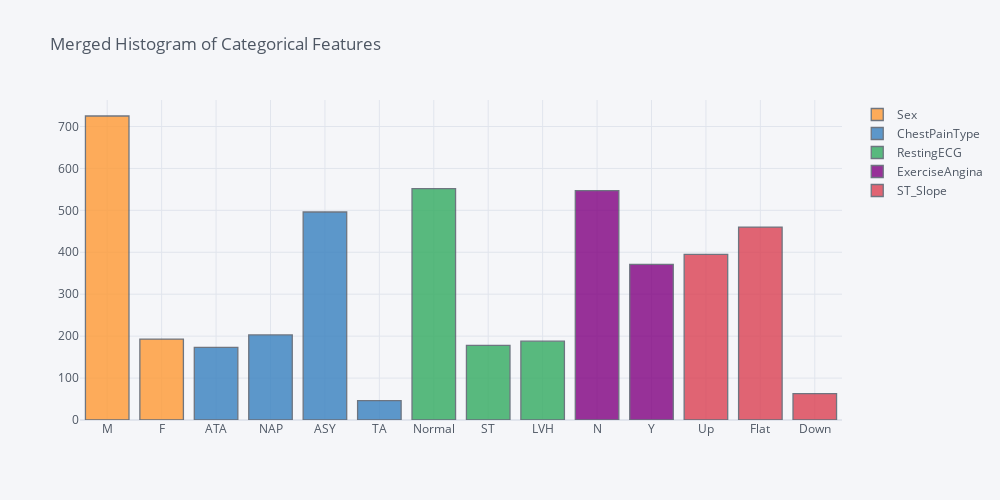
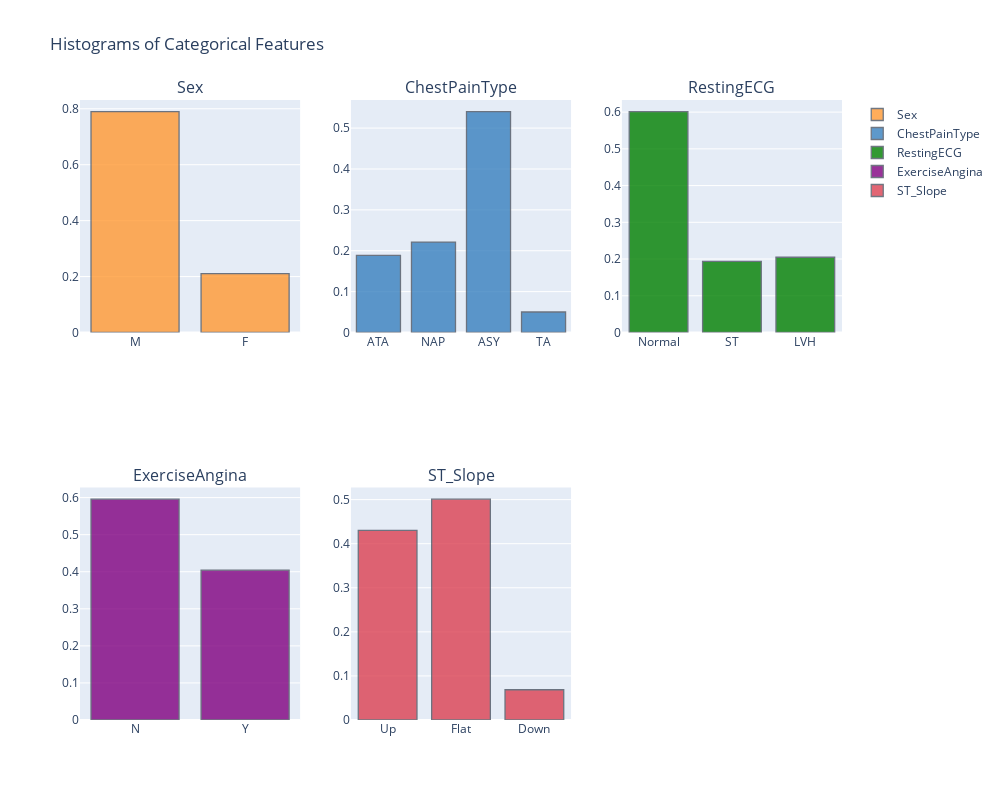
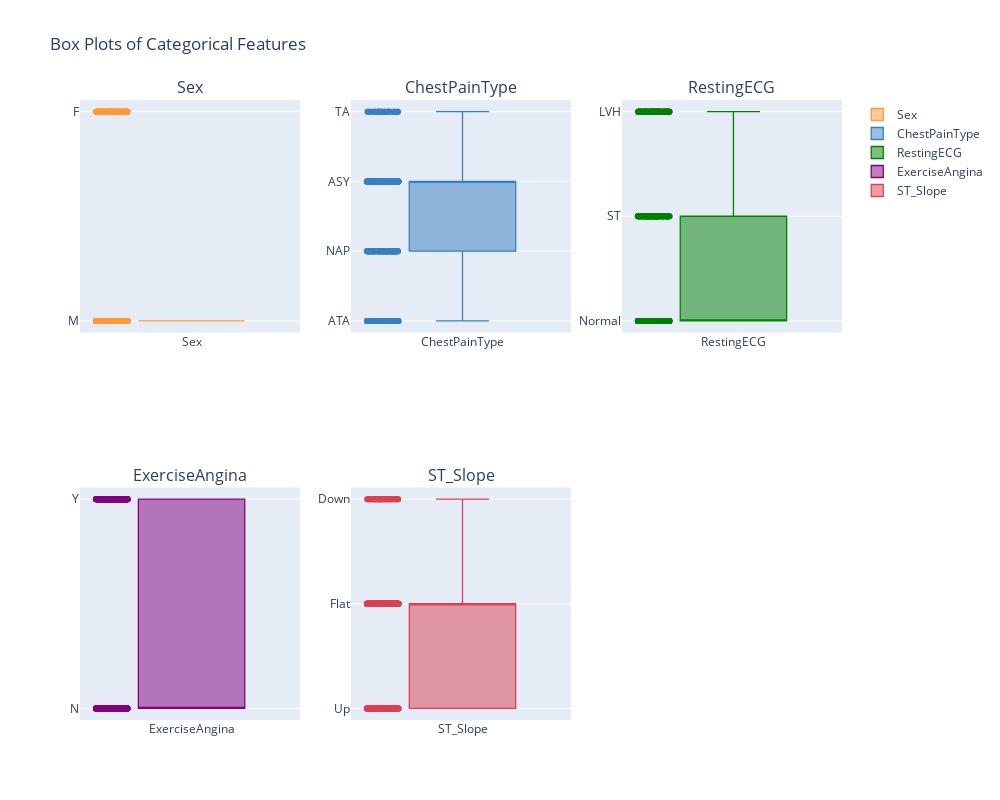

Notebook code for these charts, in order:
### Code cell
df[cat_index].iplot(kind='hist',dimensions=(1000,500), title='Merged Histogram of Categorical Features')
fig_hist = tls.make_subplots(rows=2, cols=3,subplot_titles=cat_index)
fig_box = tls.make_subplots(rows=2, cols=3,subplot_titles=cat_index)
colors_bar=['orange', 'blue','green', 'purple', 'red', 'cyan']
num=0
for i in range(2):
    for j in range(3):
        if i==1 and j==2:
            break
        fig=df[cat_index[num]].iplot(kind='hist',bins=50,asFigure=True,colors=colors_bar[num], histnorm='probability density')#(percent:default, probability, density, probability density)
        fig_hist.append_trace(fig['data'][0], i+1, j+1)
        fig=df[cat_index[num]].iplot(kind='box',bins=50,asFigure=True,colors=colors_bar[num],boxpoints="all")
        fig_box.append_trace(fig['data'][0], i+1, j+1)
        num+=1
fig_hist.update_layout(height=800, width=1000, title_text="Histograms of Categorical Features")
fig_box.update_layout(height=800, width=1000, title_text="Box Plots of Categorical Features")
fig_hist.show()
fig_box.show()

### Figure 1 — Plotly figure (JSON) as saved in the notebook; plotly's stock layout.template omitted (floating-point values rounded to 4 significant figures; data arrays with more than 128 entries replaced by an {"elided": "..."} marker saying what was removed)
{"data": [{"histfunc": "count", "histnorm": "", "marker": {"color": "rgba(255, 153, 51, 1.0)", "line": {"color": "#4D5663", "width": 1.3}}, "name": "Sex", "opacity": 0.8, "orientation": "v", "type": "histogram", "x": {"elided": "918 str values"}}, {"histfunc": "count", "histnorm": "", "marker": {"color": "rgba(55, 128, 191, 1.0)", "line": {"color": "#4D5663", "width": 1.3}}, "name": "ChestPainType", "opacity": 0.8, "orientation": "v", "type": "histogram", "x": {"elided": "918 str values"}}, {"histfunc": "count", "histnorm": "", "marker": {"color": "rgba(50, 171, 96, 1.0)", "line": {"color": "#4D5663", "width": 1.3}}, "name": "RestingECG", "opacity": 0.8, "orientation": "v", "type": "histogram", "x": {"elided": "918 str values"}}, {"histfunc": "count", "histnorm": "", "marker": {"color": "rgba(128, 0, 128, 1.0)", "line": {"color": "#4D5663", "width": 1.3}}, "name": "ExerciseAngina", "opacity": 0.8, "orientation": "v", "type": "histogram", "x": {"elided": "918 str values"}}, {"histfunc": "count", "histnorm": "", "marker": {"color": "rgba(219, 64, 82, 1.0)", "line": {"color": "#4D5663", "width": 1.3}}, "name": "ST_Slope", "opacity": 0.8, "orientation": "v", "type": "histogram", "x": {"elided": "918 str values"}}], "layout": {"barmode": "overlay", "height": 500, "legend": {"bgcolor": "#F5F6F9", "font": {"color": "#4D5663"}}, "paper_bgcolor": "#F5F6F9", "plot_bgcolor": "#F5F6F9", "title": {"font": {"color": "#4D5663"}, "text": "Merged Histogram of Categorical Features"}, "width": 1000, "xaxis": {"gridcolor": "#E1E5ED", "showgrid": true, "tickfont": {"color": "#4D5663"}, "title": {"font": {"color": "#4D5663"}, "text": ""}, "zerolinecolor": "#E1E5ED"}, "yaxis": {"gridcolor": "#E1E5ED", "showgrid": true, "tickfont": {"color": "#4D5663"}, "title": {"font": {"color": "#4D5663"}, "text": ""}, "zerolinecolor": "#E1E5ED"}}}

### Figure 2 — Plotly figure (JSON) as saved in the notebook; plotly's stock layout.template omitted (floating-point values rounded to 4 significant figures; data arrays with more than 128 entries replaced by an {"elided": "..."} marker saying what was removed)
{"data": [{"histfunc": "count", "histnorm": "probability density", "marker": {"color": "rgba(255, 153, 51, 1.0)", "line": {"color": "#4D5663", "width": 1.3}}, "name": "Sex", "nbinsx": 50, "opacity": 0.8, "orientation": "v", "type": "histogram", "x": {"elided": "918 str values"}, "xaxis": "x", "yaxis": "y"}, {"histfunc": "count", "histnorm": "probability density", "marker": {"color": "rgba(55, 128, 191, 1.0)", "line": {"color": "#4D5663", "width": 1.3}}, "name": "ChestPainType", "nbinsx": 50, "opacity": 0.8, "orientation": "v", "type": "histogram", "x": {"elided": "918 str values"}, "xaxis": "x2", "yaxis": "y2"}, {"histfunc": "count", "histnorm": "probability density", "marker": {"color": "rgba(0, 128, 0, 1.0)", "line": {"color": "#4D5663", "width": 1.3}}, "name": "RestingECG", "nbinsx": 50, "opacity": 0.8, "orientation": "v", "type": "histogram", "x": {"elided": "918 str values"}, "xaxis": "x3", "yaxis": "y3"}, {"histfunc": "count", "histnorm": "probability density", "marker": {"color": "rgba(128, 0, 128, 1.0)", "line": {"color": "#4D5663", "width": 1.3}}, "name": "ExerciseAngina", "nbinsx": 50, "opacity": 0.8, "orientation": "v", "type": "histogram", "x": {"elided": "918 str values"}, "xaxis": "x4", "yaxis": "y4"}, {"histfunc": "count", "histnorm": "probability density", "marker": {"color": "rgba(219, 64, 82, 1.0)", "line": {"color": "#4D5663", "width": 1.3}}, "name": "ST_Slope", "nbinsx": 50, "opacity": 0.8, "orientation": "v", "type": "histogram", "x": {"elided": "918 str values"}, "xaxis": "x5", "yaxis": "y5"}], "layout": {"annotations": [{"font": {"size": 16}, "showarrow": false, "text": "Sex", "x": 0.1444, "xanchor": "center", "xref": "paper", "y": 1, "yanchor": "bottom", "yref": "paper"}, {"font": {"size": 16}, "showarrow": false, "text": "ChestPainType", "x": 0.5, "xanchor": "center", "xref": "paper", "y": 1, "yanchor": "bottom", "yref": "paper"}, {"font": {"size": 16}, "showarrow": false, "text": "RestingECG", "x": 0.8556, "xanchor": "center", "xref": "paper", "y": 1, "yanchor": "bottom", "yref": "paper"}, {"font": {"size": 16}, "showarrow": false, "text": "ExerciseAngina", "x": 0.1444, "xanchor": "center", "xref": "paper", "y": 0.375, "yanchor": "bottom", "yref": "paper"}, {"font": {"size": 16}, "showarrow": false, "text": "ST_Slope", "x": 0.5, "xanchor": "center", "xref": "paper", "y": 0.375, "yanchor": "bottom", "yref": "paper"}], "height": 800, "title": {"text": "Histograms of Categorical Features"}, "width": 1000, "xaxis": {"anchor": "y", "domain": [0, 0.2889]}, "xaxis2": {"anchor": "y2", "domain": [0.3556, 0.6444]}, "xaxis3": {"anchor": "y3", "domain": [0.7111, 1]}, "xaxis4": {"anchor": "y4", "domain": [0, 0.2889]}, "xaxis5": {"anchor": "y5", "domain": [0.3556, 0.6444]}, "xaxis6": {"anchor": "y6", "domain": [0.7111, 1]}, "yaxis": {"anchor": "x", "domain": [0.625, 1]}, "yaxis2": {"anchor": "x2", "domain": [0.625, 1]}, "yaxis3": {"anchor": "x3", "domain": [0.625, 1]}, "yaxis4": {"anchor": "x4", "domain": [0, 0.375]}, "yaxis5": {"anchor": "x5", "domain": [0, 0.375]}, "yaxis6": {"anchor": "x6", "domain": [0, 0.375]}}}

### Figure 3 — Plotly figure (JSON) as saved in the notebook; plotly's stock layout.template omitted (floating-point values rounded to 4 significant figures; data arrays with more than 128 entries replaced by an {"elided": "..."} marker saying what was removed)
{"data": [{"boxpoints": "all", "line": {"width": 1.3}, "marker": {"color": "rgba(255, 153, 51, 1.0)"}, "name": "Sex", "orientation": "v", "type": "box", "xaxis": "x", "y": {"elided": "918 str values"}, "yaxis": "y"}, {"boxpoints": "all", "line": {"width": 1.3}, "marker": {"color": "rgba(55, 128, 191, 1.0)"}, "name": "ChestPainType", "orientation": "v", "type": "box", "xaxis": "x2", "y": {"elided": "918 str values"}, "yaxis": "y2"}, {"boxpoints": "all", "line": {"width": 1.3}, "marker": {"color": "rgba(0, 128, 0, 1.0)"}, "name": "RestingECG", "orientation": "v", "type": "box", "xaxis": "x3", "y": {"elided": "918 str values"}, "yaxis": "y3"}, {"boxpoints": "all", "line": {"width": 1.3}, "marker": {"color": "rgba(128, 0, 128, 1.0)"}, "name": "ExerciseAngina", "orientation": "v", "type": "box", "xaxis": "x4", "y": {"elided": "918 str values"}, "yaxis": "y4"}, {"boxpoints": "all", "line": {"width": 1.3}, "marker": {"color": "rgba(219, 64, 82, 1.0)"}, "name": "ST_Slope", "orientation": "v", "type": "box", "xaxis": "x5", "y": {"elided": "918 str values"}, "yaxis": "y5"}], "layout": {"annotations": [{"font": {"size": 16}, "showarrow": false, "text": "Sex", "x": 0.1444, "xanchor": "center", "xref": "paper", "y": 1, "yanchor": "bottom", "yref": "paper"}, {"font": {"size": 16}, "showarrow": false, "text": "ChestPainType", "x": 0.5, "xanchor": "center", "xref": "paper", "y": 1, "yanchor": "bottom", "yref": "paper"}, {"font": {"size": 16}, "showarrow": false, "text": "RestingECG", "x": 0.8556, "xanchor": "center", "xref": "paper", "y": 1, "yanchor": "bottom", "yref": "paper"}, {"font": {"size": 16}, "showarrow": false, "text": "ExerciseAngina", "x": 0.1444, "xanchor": "center", "xref": "paper", "y": 0.375, "yanchor": "bottom", "yref": "paper"}, {"font": {"size": 16}, "showarrow": false, "text": "ST_Slope", "x": 0.5, "xanchor": "center", "xref": "paper", "y": 0.375, "yanchor": "bottom", "yref": "paper"}], "height": 800, "title": {"text": "Box Plots of Categorical Features"}, "width": 1000, "xaxis": {"anchor": "y", "domain": [0, 0.2889]}, "xaxis2": {"anchor": "y2", "domain": [0.3556, 0.6444]}, "xaxis3": {"anchor": "y3", "domain": [0.7111, 1]}, "xaxis4": {"anchor": "y4", "domain": [0, 0.2889]}, "xaxis5": {"anchor": "y5", "domain": [0.3556, 0.6444]}, "xaxis6": {"anchor": "y6", "domain": [0.7111, 1]}, "yaxis": {"anchor": "x", "domain": [0.625, 1]}, "yaxis2": {"anchor": "x2", "domain": [0.625, 1]}, "yaxis3": {"anchor": "x3", "domain": [0.625, 1]}, "yaxis4": {"anchor": "x4", "domain": [0, 0.375]}, "yaxis5": {"anchor": "x5", "domain": [0, 0.375]}, "yaxis6": {"anchor": "x6", "domain": [0, 0.375]}}}
